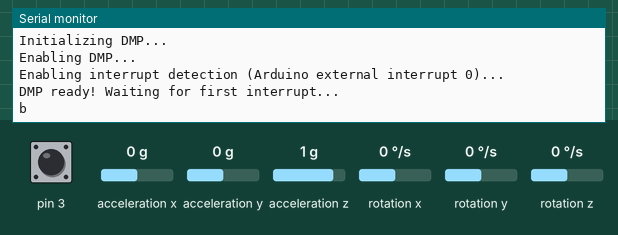
A sketch run on a simulated Arduino Leonardo, built with avr-gcc and run on an emulated ATmega32U4. Shown: the last lines printed to the serial monitor. The inputs (shaded band) are chosen by the test bench; at power-on: acceleration y 0 g, acceleration x 0 g, pin 3 HIGH, acceleration z 1 g, rotation x 0 °/s, rotation y 0 °/s, rotation z 0 °/s. The sensor or clock chip raises its interrupt line as the real part does.

Above: at 1.7 s.
1.8 s: acceleration y set to -1.4 g
At 2.6 s:
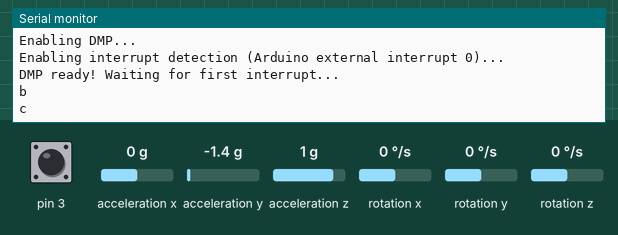
3.3 s: acceleration x set to -1.4 g
At 4.5 s:
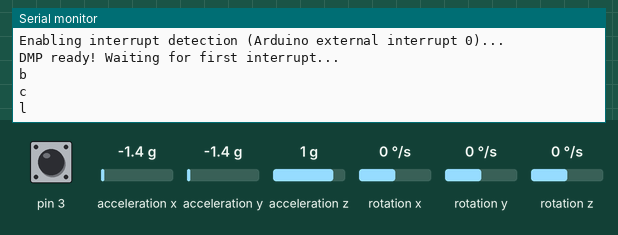
4.8 s: acceleration x set to 0.8 g
At 6.1 s:
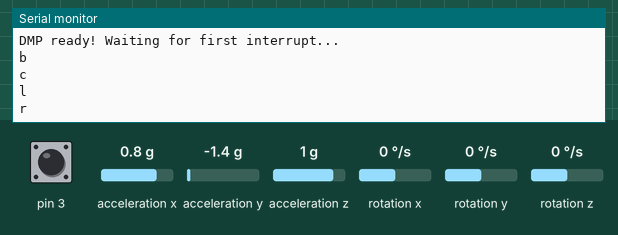

Measured:
- after the input at 1.8 s, the serial monitor: prints a new line at once (image 1)
- after the input at 3.3 s, the serial monitor: prints a new line at once (image 2)
- after the input at 4.8 s, the serial monitor: prints a new line at once (image 3)

The sketch:

car_simulator.ino
```cpp
#include "I2Cdev.h"
#include "MPU6050_6Axis_MotionApps20.h"
#if I2CDEV_IMPLEMENTATION == I2CDEV_ARDUINO_WIRE
    #include "Wire.h"
#endif

MPU6050 mpu;

   bool sendLeft = true;
   bool sendRight = true;
   bool sendJump = true;
   bool sendCenter = true;

bool dmpReady = false;
uint8_t mpuIntStatus;
uint8_t devStatus;
uint16_t packetSize;
uint16_t fifoCount;
uint8_t fifoBuffer[64];


Quaternion q;
VectorInt16 aa;
VectorInt16 aaReal;
VectorInt16 aaWorld;
VectorFloat gravity;
float euler[3];
float ypr[3];
volatile bool mpuInterrupt = false;

void setup()
{

    #if I2CDEV_IMPLEMENTATION == I2CDEV_ARDUINO_WIRE
        Wire.begin();
        TWBR = 24;
    #elif I2CDEV_IMPLEMENTATION == I2CDEV_BUILTIN_FASTWIRE
        Fastwire::setup(400, true);
    #endif

    Serial.begin(9600);  //For use with Arduino Uno
    Serial1.begin(9600); //For use with Leonardo

    Serial.println(F("Initializing I2C devices..."));
    mpu.initialize();

    Serial.println(F("Testing device connections..."));
    Serial.println(mpu.testConnection() ? F("MPU6050 connection successful") : F("MPU6050 connection failed"));
    Serial.println(F("Initializing DMP..."));
    devStatus = mpu.dmpInitialize();

    mpu.setXGyroOffset(220);
    mpu.setYGyroOffset(76);
    mpu.setZGyroOffset(-85);
    mpu.setZAccelOffset(1788);
    if (devStatus == 0) {
        Serial.println(F("Enabling DMP..."));
        mpu.setDMPEnabled(true);
        Serial.println(F("Enabling interrupt detection (Arduino external interrupt 0)..."));
        attachInterrupt(0, dmpDataReady, RISING);
        mpuIntStatus = mpu.getIntStatus();
        Serial.println(F("DMP ready! Waiting for first interrupt..."));
        dmpReady = true;
        packetSize = mpu.dmpGetFIFOPacketSize();
    } else {
        Serial.print(F("DMP Initialization failed (code "));
        Serial.print(devStatus);
        Serial.println(F(")"));
    }

}


void loop()
{

    if (!dmpReady) return;
    mpuInterrupt = false;
    mpuIntStatus = mpu.getIntStatus();
    fifoCount = mpu.getFIFOCount();
    if ((mpuIntStatus & 0x10) || fifoCount == 1024) {
        mpu.resetFIFO();
        Serial.println(F("FIFO Overflow"));

    } else if (mpuIntStatus & 0x02) {
        while (fifoCount < packetSize) {
          fifoCount = mpu.getFIFOCount();
        }
        mpu.getFIFOBytes(fifoBuffer, packetSize);
        fifoCount -= packetSize;
        mpu.dmpGetQuaternion(&q, fifoBuffer);
        mpu.dmpGetGravity(&gravity, &q);
        mpu.dmpGetYawPitchRoll(ypr, &q, &gravity);

        int x = ypr[0] * 180/M_PI;
        int y = ypr[1] * 180/M_PI;
        int z = ypr[2] * 180/M_PI;

   if (z >= 0){
      //backward
      if (sendJump){
      Serial1.write("b");
      Serial1.write(10);
      Serial.write("b");
      Serial.write(10);
      sendJump = false;
      }
      sendLeft = true;
      sendRight = true;
      sendCenter = true;

    } else if (y > 4){   //To make more sensitive change value to 4 or less
      //right
      if (sendRight){
      Serial1.write("r");
      Serial1.write(10);
      Serial.write("r");
      Serial.write(10);
      sendRight = false;
      }
      sendJump = true;
      sendLeft = true;
      sendCenter = true;
    } else if (y < -4){  //To make more sensitive change to -4 or greater
      //left
      if (sendLeft){
      Serial1.write("l");
      Serial1.write(10);
      Serial.write("l");
      Serial.write(10);
      sendLeft = false;
      }
      sendJump = true;
      sendRight = true;
      sendCenter = true;

    } else if (y >= -3 || y <= 3){
      //center
      if (sendCenter == true){
          Serial1.write("c");
          Serial1.write(10);
          Serial.write("c");
          Serial.write(10);
          sendCenter = false;
      }

      sendJump = true;
      sendLeft = true;
      sendRight = true;
    }


    }
}

void dmpDataReady()
{
    mpuInterrupt = true;
}
```
